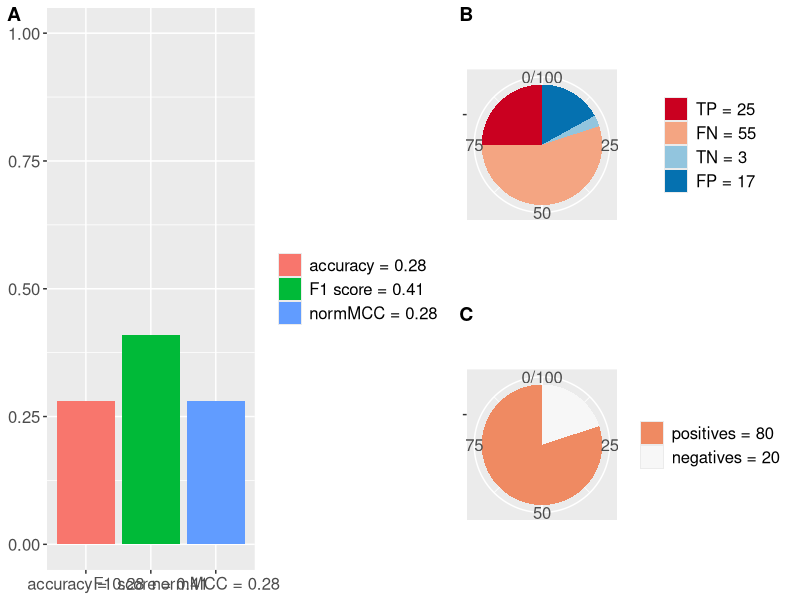

Write the R code that produced this figure.
#!/usr/bin/env Rscript

if (!require("RColorBrewer")) {
  install.packages("RColorBrewer")
  library(RColorBrewer)
}

library(grid)
library(gridExtra)
library(gtable)
library(ggplot2)
library(cowplot)

SAVE_FILES = FALSE

digits = 2

generalTextSize = 12

# Barplot matrix barplot
barplot_creator <- function(inputText, saveFileName, upperYlim) {

    confusionMatrixDataFrame <- read.table(header=TRUE, text=inputText)

    confusionMatrixDataFrame$category = gsub("_", " ", confusionMatrixDataFrame$category)
    confusionMatrixDataFrame$category = gsub("=", " = ", confusionMatrixDataFrame$category)
    confusionMatrixDataFrame$category = factor(confusionMatrixDataFrame$category, levels=unique(confusionMatrixDataFrame$category))


    p <- ggplot(confusionMatrixDataFrame, aes(x=category, y=amount)) + geom_bar(aes(fill=category), stat="identity", position=position_dodge()) + ylim(0,upperYlim) + theme(axis.title.x=element_blank(), axis.title.y=element_blank(), legend.title=element_blank(), legend.text=element_text(size=generalTextSize), text = element_text(size=generalTextSize), axis.text.x = element_text(size=generalTextSize), axis.text.y = element_text(size=generalTextSize))
    p + scale_colour_brewer(palette="RdBu", name="") + xlab("") + ylab("") 
    # + guides(colour=guide_legend(title=""))
    p
    
    if (SAVE_FILES==TRUE) {
        ggsave(saveFileName)
    }
  
    return(p)
}


# Three elements barplot
accuracy_f1score_mcc_barplot <- function(accuracy, f1_score, normMCC, saveFileName) {

    thisText <- paste("\n category amount\n  accuracy=",accuracy, " ", accuracy,"\n  F1_score=", f1_score, " ", f1_score,"\n\n  normMCC=", normMCC," ", normMCC,"\n", sep="")
    
    
    upperYlim = 1.0
    return(barplot_creator(thisText, saveFileName, upperYlim))

}


# Confusion matrix barplot
confusion_matrix_barplot <- function(tp, fn, tn, fp, saveFileName) {

    thisText <- paste("\n category amount\n  TP =",tp," ", tp,"\n  FN= ", fn," ", fn,"\n\n  TN =",tn," ", tn,"\n  FP =", fp," ", fp,"\n", sep="")

    # confusionMatrixDataFrame <- read.table(header=TRUE, text='
    #  category amount
    #   TP 47
    #   FN 3
    # 
    #   TN 5
    #   FP 45
    # ')

    upperYlim = 100
    return(barplot_creator(thisText, saveFileName, upperYlim))

}

# Positives negatives barplot
positives_negatives_barplot <- function(pos, neg, saveFileName) {

    thisText <- paste("\n category amount\n  positives =",pos, " ", pos,"\n  negatives =", neg, " ", neg,"\n", sep="")

    upperYlim = 100
    return(barplot_creator(thisText, saveFileName, upperYlim))

}



# accuracy
accuracy <- function (tp, fn, tn, fp) {

 accuracy_result <- (tp+tn)/(tn + tp + fp + fn)
 
 accuracy_result <- round(accuracy_result, digits)
 
 cat("accuracy = ", round(accuracy_result, digits), "\t\t in the [0; 1] interval \n")
 return(accuracy_result)
}


# F1 score
f1_score <- function (tp, fn, tn, fp) {

 f1_score_result <- (2*tp)/(2*tp + fp + fn)
 
 f1_score_result <- round(f1_score_result, digits)
 
 cat("F1 score = ", round(f1_score_result, digits), "\t\t in the [0; 1] interval\n")
 return(f1_score_result)
}


# Matthews correlation coefficient
mcc <- function (tp, fn, tn, fp) {

  TP <- tp
  FN <- fn
  
  TN <- tn
  FP <- fp
  
  #TP;TN;FP;FN # for debugging
  sum1 <- TP+FP; sum2 <-TP+FN ; sum3 <-TN+FP ; sum4 <- TN+FN;
  denom <- as.double(sum1)*sum2*sum3*sum4 # as.double to avoid overflow error on large products
  if (any(sum1==0, sum2==0, sum3==0, sum4==0)) {
    denom <- 1
  }
  mcc <- ((TP*TN)-(FP*FN)) / sqrt(denom)
  
  mcc <- round(mcc, digits)
  
  cat("MCC = ", round(mcc, digits), "\t\t\t in the [-1; +1] interval\n")
  return(mcc)
}



# Confusion matrix pie
confusion_matrix_pie <- function(tp, fn, tn, fp, saveFileName) {

    thisDataFrame <- data.frame(
      category = c(paste("TP =", tp, ""), paste("FN =", fn, ""), paste("TN =", tn, ""), paste("FP =", fp, "")),
      amount = c(tp, fn,   tn, fp)
      )
    thisDataFrame$category = factor(thisDataFrame$category, levels=unique(thisDataFrame$category)) # we set as levels to respect this order in the plot legend
    head(thisDataFrame)

    # Barplot
    thisBarPlot<- ggplot(thisDataFrame, aes(x="", y=amount, fill=category))+
    geom_bar(width = 1.0, stat = "identity") + theme(axis.title.x=element_blank(), axis.title.y=element_blank(), legend.title=element_blank(), legend.text=element_text(size=generalTextSize), text = element_text(size=generalTextSize), axis.text.x = element_text(size=generalTextSize))

    thisPie <- thisBarPlot + coord_polar("y") + xlab("") + ylab("") + scale_fill_brewer(palette="RdBu")
    thisPie + theme(legend.text=element_text(size=generalTextSize))
    thisPie
    
    if (SAVE_FILES==TRUE) {
        ggsave(saveFileName)
    }
    
    return(thisPie)

}

# positive_negative pie
positive_negative_pie <- function(pos, neg, saveFileName) {

    thisDataFrame <- data.frame(
      category = c(paste("positives =", pos, ""), paste("negatives =", neg, "")),
      amount = c(pos, neg)
      )
    thisDataFrame$category = factor(thisDataFrame$category, levels=unique(thisDataFrame$category)) # we set as levels to respect this order in the plot legend
    head(thisDataFrame)

    # Barplot
    thisBarPlot<- ggplot(thisDataFrame, aes(x="", y=amount, fill=category))+
    geom_bar(width = 1.0, stat = "identity") + theme(axis.title.x=element_blank(), axis.title.y=element_blank(), legend.title=element_blank(), legend.text=element_text(size=generalTextSize), text = element_text(size=generalTextSize), axis.text.x = element_text(size=generalTextSize))
    
    thisPie <- thisBarPlot + coord_polar("y") + xlab("") + ylab("") + scale_fill_brewer(palette="RdBu")
    thisPie + theme(legend.text=element_text(size=generalTextSize))
    thisPie
    if (SAVE_FILES==TRUE) {
        ggsave(saveFileName)
    }

    return(thisPie)
}


#
# Function that generates all the plot and their files
#
generate_all_the_plots <- function(tp, fn, tn, fp, addTitle) {

    randomValue = sample(1:10000000, 1)
    test_title = paste(addTitle, "_test",randomValue,"__TP",tp,"_FN",fn,"_TN",tn,"_FP",fp,  sep="")

    positives = tp + fn
    negatives = tn + fp

    confusion_matrix_pie_file_name = paste("../plots/", test_title, "_confusion_matrix_pie.pdf", sep="")
    plot_cf <- confusion_matrix_pie(tp, fn, tn, fp, confusion_matrix_pie_file_name)
    positive_negative_pie_file_name = paste("../plots/", test_title, "_positive_negative_pie.pdf", sep="")
    plot_pos_neg<-positive_negative_pie(positives, negatives, positive_negative_pie_file_name)

    current_accuracy = accuracy(tp, fn, tn, fp)
    current_f1_score = f1_score(tp, fn, tn, fp)
    current_MCC = mcc(tp, fn, tn, fp)

    current_normMCC = (current_MCC+1)/2 # normalized MCC
    current_normMCC = round(current_normMCC, digits)
    cat("normMCC = ", round(current_normMCC, digits), "\t\t in the [0; 1] interval\n")

    confusion_matrix_barplot_file_name = paste("../plots/", test_title, "_confusion_matrix_barplot.pdf", sep="")
    # confusion_matrix_barplot(tp, fn, tn, fp, confusion_matrix_barplot_file_name)
    positives_negatives_barplot_file_name = paste("../plots/", test_title, "_positives_negatives_barplot.pdf", sep="")
    # positives_negatives_barplot(positives, negatives, positives_negatives_barplot_file_name)

    accuracy_f1score_mcc_barplot_file_name = paste("../plots/", test_title, "_accuracy_f1score_mcc.pdf", sep="")
    plot_scores <- accuracy_f1score_mcc_barplot(current_accuracy, current_f1_score, current_normMCC, accuracy_f1score_mcc_barplot_file_name)


    ## Side by side
    right_col_plot = plot_grid(plot_cf, plot_pos_neg, labels=c("B", "C"), align="v", ncol=1)
    general_plot = plot_grid(plot_scores, right_col_plot, labels=c("A", ""),  ncol = 2, rel_widths=c(1.3, 1))

    #theme_set(theme_cowplot(font_size=12))
    # general_plot <- plot_grid(plot_cf, plot_pos_neg, plot_scores, ncol = 2, align="h", labels=c("A", "B", "C"), label_size=5)
    
    # general_plot <- plot_grid(plot_cf, plot_pos_neg, plot_scores, ncol = 3, align="h", labels=c("A", "B", "C"), label_size=5)
    
    general_file = paste("../plots/", test_title, "general.pdf", sep="")
    ggsave(general_file, general_plot, height = 8, width = 12, units = "in", dpi = 150)
    
    #save_plot("../plots/general.pdf", general_plot)
        
    }

#	    tp, fn,   tn, fp
exampleA = c(90, 1,   0, 9)
exampleB = c(47, 3,   5, 45)
exampleC = c(1, 9,    89, 1)
exampleD = c(60,20,   18, 2)
exampleE = c(25,55,   3, 17)

# tp = exampleC[1]
# fn = exampleC[2]
# tn = exampleC[3]
# fp = exampleC[4]

selected_example <- exampleE
addTitle = "ExampleE"
generate_all_the_plots(selected_example[1], selected_example[2], selected_example[3], selected_example[4], addTitle)


if (file.exists("../plots/Rplots.pdf")) file.remove("../plots/Rplots.pdf")
